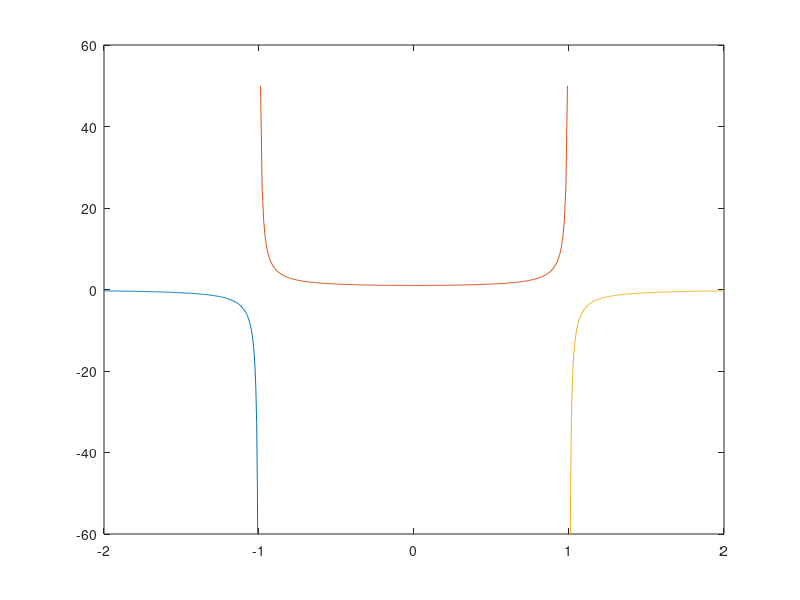

Recreate this plot in MATLAB. (Note: this script raises an error after producing the figure.)
f = @(x) 1./(1-x.^2);
x1 = linspace(-2, -1, 200);
x2 = linspace(-1, 1, 200);
x3 = linspace(1, 2, 200);

plot(x1, f(x1), x2, f(x2), x3, f(x3))
ylim([-60 60])
xline(-1, ':')
xline(1, ':')
xlabel('x')
ylabel('y')